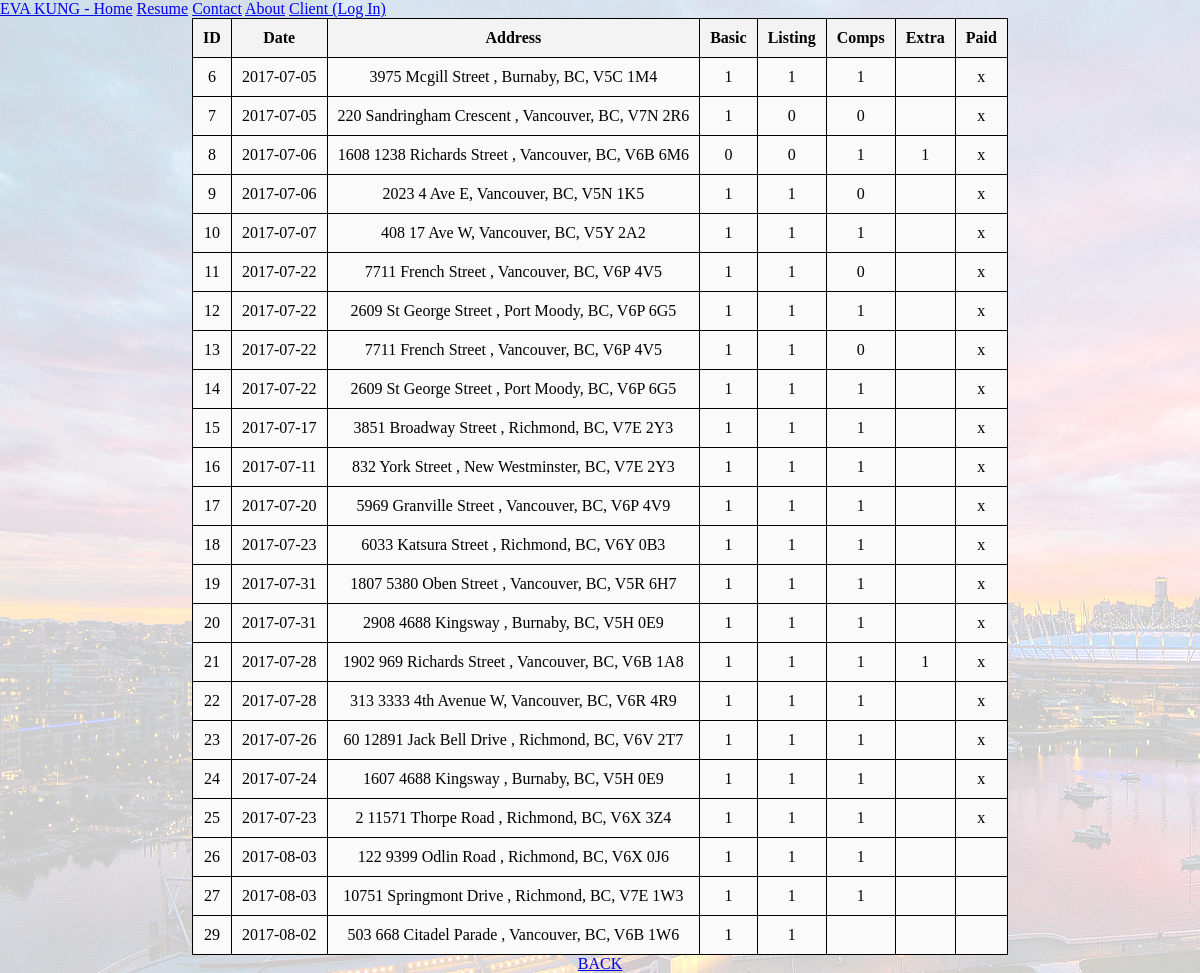
The page /date_table_july.php on the database its author committed.
### tables this page shows
CREATE TABLE `evakun5_addresses` (
  `Date` date DEFAULT NULL,
  `StreetNum` int(5) DEFAULT NULL,
  `StreetName` varchar(30) DEFAULT NULL,
  `StreetType` varchar(20) DEFAULT NULL,
  `Direction` varchar(2) DEFAULT NULL,
  `UnitNum` int(10) DEFAULT NULL,
  `City` varchar(20) DEFAULT NULL,
  `Province` varchar(2) DEFAULT NULL,
  `PostalCode` varchar(7) DEFAULT NULL,
  `Basic` int(11) DEFAULT NULL,
  `Listing` int(11) DEFAULT NULL,
  `Comps` int(11) DEFAULT NULL,
  `Extra` int(11) DEFAULT NULL,
  `Paid` varchar(3) DEFAULT NULL,
  `AID` int(11) NOT NULL
);

### date_table_july.php (the view, shortened to what this page needs)
<!DOCTYPE HTML>
<html lang="en">
<head>
      <link rel="stylesheet" type="text/css" href="styles/menubar.css">
      <link rel="stylesheet" type="text/css" href="styles/home.css">
      <link rel="stylesheet" type="text/css" href="styles/background.css">
      <link rel="stylesheet" type="text/css" href="styles/display_block.css">
      <link rel="stylesheet" type="text/css" href="styles/user.css">
</head>
<body>
<div class="menu_bar_top" id="menu_bar_top">
      <a href="#Home.html">EVA KUNG - Home</a>
      <a href="resume.html">Resume</a>
      <a href="#contact">Contact</a>
      <a href="#about">About</a>
      <a href="login.html">Client (Log In)</a>
</div>
<div class="display_block" id="display_block">
<?php
    $con=mysqli_connect("localhost", "evakun5", "Ek101092", "evakun5_database");
?>
<?php
    $result = mysqli_query($con,"SELECT * FROM `evakun5_addresses` WHERE `Date` > '2017-07-01'");
      echo "<table>";
      echo "<tr>";
      echo "<th> ID";
      echo "<th> Date";
      echo "<th> Address";
      echo "<th> Basic";
      echo "<th> Listing" ;
      echo "<th> Comps";
      echo "<th> Extra";
      echo "<th> Paid";
      while($row = mysqli_fetch_array($result)){
            $aid=$row['AID'];
            $date=$row['Date'];
            $street_num=$row['StreetNum'];
            $street_name=$row['StreetName'];
            $street_type=$row['StreetType'];
            $dir=$row['Direction'];
            $unit=$row['UnitNum'];
            $city= $row['City'];
            $province= $row['Province'];
            $postal_code= $row['PostalCode'];
            $basic= $row['Basic'];
            $listing= $row['Listing'];
            $comps=$row['Comps'];
            $extra=$row['Extra'];
            $paid= $row['Paid'];
            echo "</tr>";
            echo "<tr>";
            echo "<td>$aid";
            echo "<td>$date";
            echo "<td>".$unit." ".$street_num." ".$street_name." ".$street_type." ".$dir.", ".$city.", ".$province.", ".$postal_code;
            echo "<td>$basic";
            echo "<td>$listing";
            echo "<td>$comps";
            echo "<td>$extra";
            echo "<td>$paid";
            echo "</tr>";
    }
    echo "</table>";
?>
 <a href="user.php">BACK</a>
</div>
</body>
</html>

### styles/home.css (style rules this page uses)
body { margin: 0; }

### styles/background.css (style rules this page uses)
body { background: linear-gradient( rgba(255,255,255, .80), rgba(255,255,255, .80)), url('../images/vancouver.jpg'); background-attachment: fixed; }

### styles/display_block.css (style rules this page uses)
.display_block { width: 80%; height: 500px; text-align: center; margin-left: auto ; margin-right: auto ; }

### styles/user.css (style rules this page uses)
table { border-collapse: collapse; background-color: white; background-image: }
table, th, td { border: 1px solid black; padding: 10px; margin: 0 auto; }
th { background: #F3F3F3; font-weight: bold; }
td { background: #FAFAFA; text-align: center; }

### rows shown on the page
evakun5_addresses: AID "6", Date "2017-07-05", StreetNum "3975", StreetName "Mcgill", StreetType "Street", City "Burnaby", Province "BC", PostalCode "V5C 1M4", Basic "1", Listing "1", Comps "1", Paid "x"
evakun5_addresses: AID "7", Date "2017-07-05", StreetNum "220", StreetName "Sandringham", StreetType "Crescent", City "Vancouver", Province "BC", PostalCode "V7N 2R6", Basic "1", Listing "0", Comps "0", Paid "x"
evakun5_addresses: AID "8", Date "2017-07-06", UnitNum "1608", StreetNum "1238", StreetName "Richards", StreetType "Street", City "Vancouver", Province "BC", PostalCode "V6B 6M6", Basic "0", Listing "0", Comps "1", Extra "1", Paid "x"
evakun5_addresses: AID "9", Date "2017-07-06", StreetNum "2023", StreetName "4", StreetType "Ave", Direction "E", City "Vancouver", Province "BC", PostalCode "V5N 1K5", Basic "1", Listing "1", Comps "0", Paid "x"
evakun5_addresses: AID "10", Date "2017-07-07", StreetNum "408", StreetName "17", StreetType "Ave", Direction "W", City "Vancouver", Province "BC", PostalCode "V5Y 2A2", Basic "1", Listing "1", Comps "1", Paid "x"
evakun5_addresses: AID "11", Date "2017-07-22", StreetNum "7711", StreetName "French", StreetType "Street", City "Vancouver", Province "BC", PostalCode "V6P 4V5", Basic "1", Listing "1", Comps "0", Paid "x"
evakun5_addresses: AID "12", Date "2017-07-22", StreetNum "2609", StreetName "St George", StreetType "Street", City "Port Moody", Province "BC", PostalCode "V6P 6G5", Basic "1", Listing "1", Comps "1", Paid "x"
evakun5_addresses: AID "13", Date "2017-07-22", StreetNum "7711", StreetName "French", StreetType "Street", City "Vancouver", Province "BC", PostalCode "V6P 4V5", Basic "1", Listing "1", Comps "0", Paid "x"
evakun5_addresses: AID "14", Date "2017-07-22", StreetNum "2609", StreetName "St George", StreetType "Street", City "Port Moody", Province "BC", PostalCode "V6P 6G5", Basic "1", Listing "1", Comps "1", Paid "x"
evakun5_addresses: AID "15", Date "2017-07-17", StreetNum "3851", StreetName "Broadway", StreetType "Street", City "Richmond", Province "BC", PostalCode "V7E 2Y3", Basic "1", Listing "1", Comps "1", Paid "x"
evakun5_addresses: AID "16", Date "2017-07-11", StreetNum "832", StreetName "York", StreetType "Street", City "New Westminster", Province "BC", PostalCode "V7E 2Y3", Basic "1", Listing "1", Comps "1", Paid "x"
evakun5_addresses: AID "17", Date "2017-07-20", StreetNum "5969", StreetName "Granville", StreetType "Street", City "Vancouver", Province "BC", PostalCode "V6P 4V9", Basic "1", Listing "1", Comps "1", Paid "x"
evakun5_addresses: AID "18", Date "2017-07-23", StreetNum "6033", StreetName "Katsura", StreetType "Street", City "Richmond", Province "BC", PostalCode "V6Y 0B3", Basic "1", Listing "1", Comps "1", Paid "x"
evakun5_addresses: AID "19", Date "2017-07-31", UnitNum "1807", StreetNum "5380", StreetName "Oben", StreetType "Street", City "Vancouver", Province "BC", PostalCode "V5R 6H7", Basic "1", Listing "1", Comps "1", Paid "x"
evakun5_addresses: AID "20", Date "2017-07-31", UnitNum "2908", StreetNum "4688", StreetName "Kingsway", City "Burnaby", Province "BC", PostalCode "V5H 0E9", Basic "1", Listing "1", Comps "1", Paid "x"
evakun5_addresses: AID "21", Date "2017-07-28", UnitNum "1902", StreetNum "969", StreetName "Richards", StreetType "Street", City "Vancouver", Province "BC", PostalCode "V6B 1A8", Basic "1", Listing "1", Comps "1", Extra "1", Paid "x"
evakun5_addresses: AID "22", Date "2017-07-28", UnitNum "313", StreetNum "3333", StreetName "4th", StreetType "Avenue", Direction "W", City "Vancouver", Province "BC", PostalCode "V6R 4R9", Basic "1", Listing "1", Comps "1", Paid "x"
evakun5_addresses: AID "23", Date "2017-07-26", UnitNum "60", StreetNum "12891", StreetName "Jack Bell", StreetType "Drive", City "Richmond", Province "BC", PostalCode "V6V 2T7", Basic "1", Listing "1", Comps "1", Paid "x"
evakun5_addresses: AID "24", Date "2017-07-24", UnitNum "1607", StreetNum "4688", StreetName "Kingsway", City "Burnaby", Province "BC", PostalCode "V5H 0E9", Basic "1", Listing "1", Comps "1", Paid "x"
evakun5_addresses: AID "25", Date "2017-07-23", UnitNum "2", StreetNum "11571", StreetName "Thorpe", StreetType "Road", City "Richmond", Province "BC", PostalCode "V6X 3Z4", Basic "1", Listing "1", Comps "1", Paid "x"
evakun5_addresses: AID "26", Date "2017-08-03", UnitNum "122", StreetNum "9399", StreetName "Odlin", StreetType "Road", City "Richmond", Province "BC", PostalCode "V6X 0J6", Basic "1", Listing "1", Comps "1"
evakun5_addresses: AID "27", Date "2017-08-03", StreetNum "10751", StreetName "Springmont", StreetType "Drive", City "Richmond", Province "BC", PostalCode "V7E 1W3", Basic "1", Listing "1", Comps "1"
evakun5_addresses: AID "29", Date "2017-08-02", UnitNum "503", StreetNum "668", StreetName "Citadel Parade", City "Vancouver", Province "BC", PostalCode "V6B 1W6", Basic "1", Listing "1"
